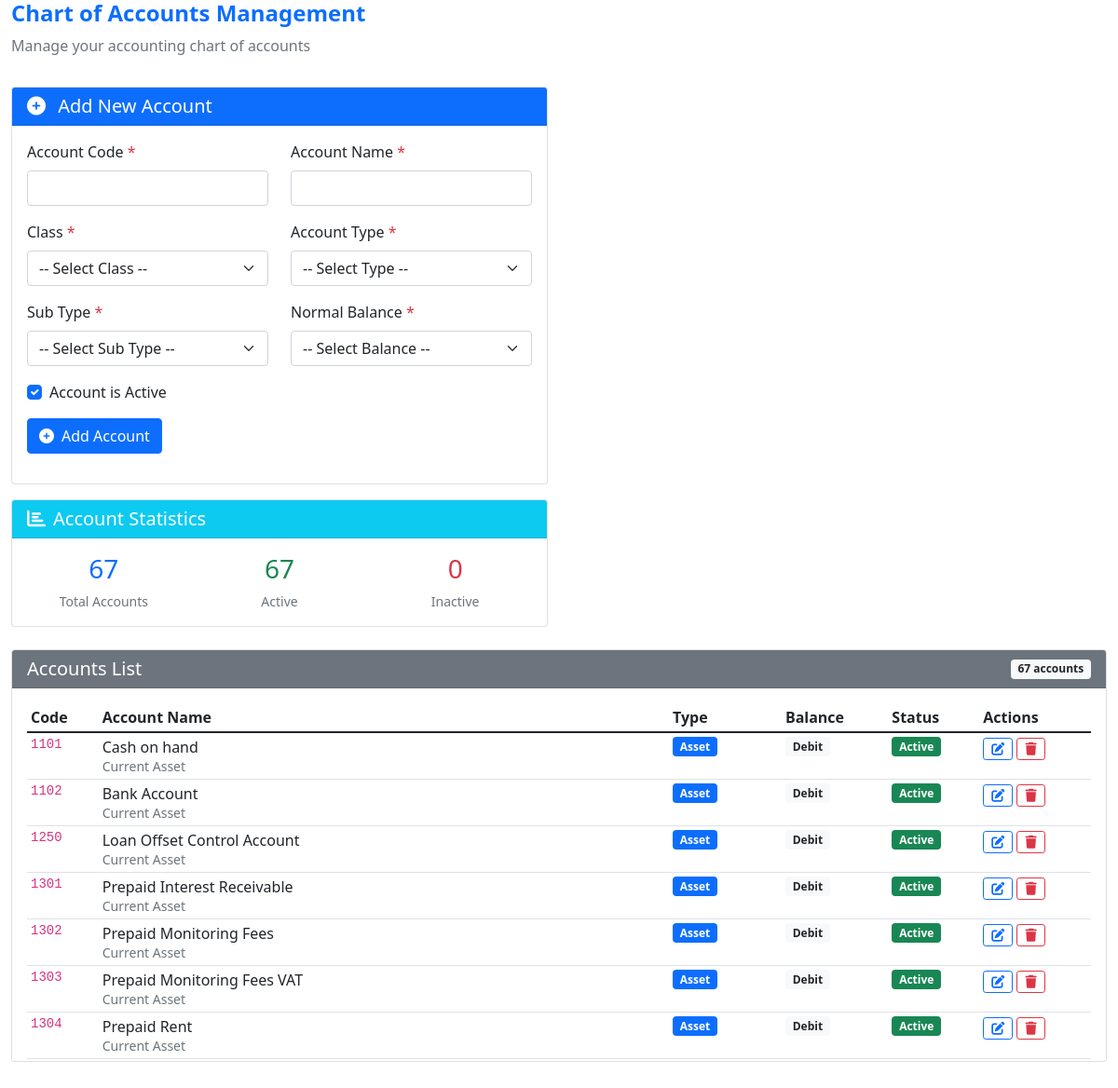
The page /app.cbfinance.rw/modules/chart_of_accounts.php on the database its author committed.
### tables this page shows
CREATE TABLE `chart_of_accounts` (
  `account_id` int(11) NOT NULL,
  `class` varchar(50) NOT NULL,
  `account_code` varchar(10) NOT NULL,
  `account_name` varchar(255) NOT NULL,
  `account_type` varchar(50) DEFAULT NULL,
  `sub_type` varchar(50) DEFAULT NULL,
  `normal_balance` varchar(10) DEFAULT NULL,
  `is_active` tinyint(4) DEFAULT '1',
  `created_at` timestamp NOT NULL DEFAULT CURRENT_TIMESTAMP,
  `updated_at` timestamp NOT NULL DEFAULT CURRENT_TIMESTAMP ON UPDATE CURRENT_TIMESTAMP
);

### app.cbfinance.rw/modules/chart_of_accounts.php (the view, shortened to what this page needs)
<?php
$conn = getConnection();
$conn->set_charset("utf8mb4");
$accounts_query = "
    SELECT * FROM chart_of_accounts
    ORDER BY
        CASE class
            WHEN 'Balance Sheet' THEN 1
            WHEN 'Income Statement' THEN 2
            ELSE 3
        END,
        account_code ASC
";
$accounts_result = $conn->query($accounts_query);
$stats_query = "
    SELECT
        COUNT(*) as total,
        SUM(CASE WHEN is_active = 1 THEN 1 ELSE 0 END) as active,
        SUM(CASE WHEN is_active = 0 THEN 1 ELSE 0 END) as inactive
    FROM chart_of_accounts
";
$stats_result = $conn->query($stats_query);
$stats = $stats_result->fetch_assoc();
?>
<div class="container-fluid">
<!DOCTYPE html>
<html lang="en">
<head>
    <link href="https://cdn.jsdelivr.net/npm/bootstrap@5.1.3/dist/css/bootstrap.min.css" rel="stylesheet">
    <link rel="stylesheet" href="https://cdn.jsdelivr.net/npm/bootstrap-icons@1.8.1/font/bootstrap-icons.css">
    <link rel="stylesheet" href="https://cdnjs.cloudflare.com/ajax/libs/font-awesome/6.0.0/css/all.min.css">
</head>
<body>
    <div class="row mb-3">
        <div class="col-12">
            <h2 class="h4 fw-bold text-primary">Chart of Accounts Management</h2>
            <p class="text-muted">Manage your accounting chart of accounts</p>
        </div>
    </div>
    <div class="row">
        <div class="col-md-6 mb-4">
            <div class="card">
                <div class="card-header bg-primary text-white">
                    <h5 class="mb-0">
                        <i class="fas fa-plus-circle me-2"></i>
                        Add New Account
                    </h5>
                </div>
                <div class="card-body">
                    <form method="POST" id="accountForm">
                        <div class="row">
                            <div class="col-md-6 mb-3">
                                <label class="form-label">Account Code <span class="text-danger">*</span></label>
                                <input type="text" name="account_code" class="form-control"
                                    value="<?php echo isset($_POST['account_code']) ? htmlspecialchars($_POST['account_code']) : ''; ?>"
                                    pattern="[0-9]{1,6}" title="1-6 digit numeric code" required>
                            </div>
                            <div class="col-md-6 mb-3">
                                <label class="form-label">Account Name <span class="text-danger">*</span></label>
                                <input type="text" name="account_name" class="form-control"
                                    value="<?php echo isset($_POST['account_name']) ? htmlspecialchars($_POST['account_name']) : ''; ?>"
                                    required>
                            </div>
                        </div>
                        <div class="row">
                            <div class="col-md-6 mb-3">
                                <label class="form-label">Class <span class="text-danger">*</span></label>
                                <select name="class" class="form-select" required id="classSelect">
                                    <option value="">-- Select Class --</option>
                                </select>
                            </div>
                            <div class="col-md-6 mb-3">
                                <label class="form-label">Account Type <span class="text-danger">*</span></label>
                                <select name="account_type" class="form-select" required id="accountTypeSelect">
                                    <option value="">-- Select Type --</option>
                                </select>
                            </div>
                        </div>
                        <div class="row">
                            <div class="col-md-6 mb-3">
                                <label class="form-label">Sub Type <span class="text-danger">*</span></label>
                                <select name="sub_type" class="form-select" required id="subTypeSelect">
                                    <option value="">-- Select Sub Type --</option>
                                </select>
                            </div>
                            <div class="col-md-6 mb-3">
                                <label class="form-label">Normal Balance <span class="text-danger">*</span></label>
                                <select name="normal_balance" class="form-select" required id="normalBalanceSelect">
                                    <option value="">-- Select Balance --</option>
                                </select>
                            </div>
                        </div>
                        <div class="mb-3">
                            <div class="form-check">
                                <input type="checkbox" name="is_active" class="form-check-input" id="isActive" checked>
                                <label class="form-check-label" for="isActive">
                                    Account is Active
                                </label>
                            </div>
                        </div>
                        <button type="submit" name="add_account" class="btn btn-primary">
                            <i class="fas fa-plus-circle me-2"></i>Add Account
                        </button>
                    </form>
                </div>
            </div>
            <div class="card mt-3">
                <div class="card-header bg-info text-white">
                    <h5 class="mb-0"><i class="fas fa-chart-bar me-2"></i>Account Statistics</h5>
                </div>
                <div class="card-body">
                    <div class="row text-center">
                        <div class="col-4">
                            <h3 class="text-primary"><?php echo $stats['total']; ?></h3>
                            <small class="text-muted">Total Accounts</small>
                        </div>
                        <div class="col-4">
                            <h3 class="text-success"><?php echo $stats['active']; ?></h3>
                            <small class="text-muted">Active</small>
                        </div>
                        <div class="col-4">
                            <h3 class="text-danger"><?php echo $stats['inactive']; ?></h3>
                            <small class="text-muted">Inactive</small>
                        </div>
                    </div>
                </div>
            </div>
        </div>
        <div class="col-md-1/2 mb-4">
            <div class="card mb-4">
                <div class="card-header bg-secondary text-white">
                    <div class="d-flex justify-content-between align-items-center">
                        <h5 class="mb-0">Accounts List</h5>
                        <span class="badge bg-light text-dark"><?php echo $accounts_result->num_rows; ?> accounts</span>
                    </div>
                </div>
                <div class="card-body" style="max-height: 400px; overflow-y: auto;">
                    <?php if ($accounts_result && $accounts_result->num_rows > 0): ?>
                        <table class="table table-sm table-hover">
                            <thead>
                                <tr>
                                    <th>Code</th>
                                    <th>Account Name</th>
                                    <th>Type</th>
                                    <th>Balance</th>
                                    <th>Status</th>
                                    <th>Actions</th>
                                </tr>
                            </thead>
                            <tbody>
                                <?php while($account = $accounts_result->fetch_assoc()): ?>
                                <tr>
                                    <td><code><?php echo htmlspecialchars($account['account_code']); ?></code></td>
                                    <td>
                                        <div><?php echo htmlspecialchars($account['account_name']); ?></div>
                                        <small class="text-muted"><?php echo htmlspecialchars($account['sub_type']); ?></small>
                                    </td>
                                    <td>
                                        <span class="badge bg-<?php
                                            echo $account['account_type'] == 'Asset' ? 'primary' :
                                                  ($account['account_type'] == 'Liability' ? 'warning' :
                                                  ($account['account_type'] == 'Equity' ? 'info' :
                                                  ($account['account_type'] == 'Revenue' ? 'success' : 'danger')));
                                        ?>">
                                            <?php echo htmlspecialchars($account['account_type']); ?>
                                        </span>
                                    </td>
                                    <td>
                                        <span class="badge bg-light text-dark">
                                            <?php echo htmlspecialchars($account['normal_balance']); ?>
                                        </span>
                                    </td>
                                    <td>
                                        <?php if ($account['is_active'] == 1): ?>
                                            <span class="badge bg-success">Active</span>
                                        <?php else: ?>
                                            <span class="badge bg-danger">Inactive</span>
                                        <?php endif; ?>
                                    </td>
                                    <td>
                                        <a href="?page=edit_chart_of_account&id=<?php echo $account['account_id']; ?>"
                                           class="btn btn-sm btn-outline-primary" title="Edit">
                                           <i class="fas fa-edit"></i>
                                        </a>
                                        <a href="?page=chart_of_accounts&delete=<?php echo $account['account_id']; ?>"
                                           class="btn btn-sm btn-outline-danger"
                                           title="Delete"
                                           onclick="return confirm('Are you sure you want to delete account <?php echo htmlspecialchars($account['account_code']); ?>? This action cannot be undone.');">
                                           <i class="fas fa-trash"></i>
                                        </a>
                                    </td>
                                </tr>
                                <?php endwhile; ?>
                            </tbody>
                        </table>
                    <?php else: ?>
                        <p class="text-muted text-center py-4">No accounts found. Add your first account.</p>
                    <?php endif; ?>
                </div>
            </div>
        </div>
    </div>
</div>
</body>
</html>

### rows shown on the page
chart_of_accounts: account_code "1101", account_name "Cash on hand", sub_type "Current Asset", account_type "Asset", normal_balance "Debit", is_active "Active"
chart_of_accounts: account_code "1102", account_name "Bank Account", sub_type "Current Asset", account_type "Asset", normal_balance "Debit", is_active "Active"
chart_of_accounts: account_code "1250", account_name "Loan Offset Control Account", sub_type "Current Asset", account_type "Asset", normal_balance "Debit", is_active "Active"
chart_of_accounts: account_code "1301", account_name "Prepaid Interest Receivable", sub_type "Current Asset", account_type "Asset", normal_balance "Debit", is_active "Active"
chart_of_accounts: account_code "1302", account_name "Prepaid Monitoring Fees", sub_type "Current Asset", account_type "Asset", normal_balance "Debit", is_active "Active"
chart_of_accounts: account_code "1303", account_name "Prepaid Monitoring Fees VAT", sub_type "Current Asset", account_type "Asset", normal_balance "Debit", is_active "Active"
chart_of_accounts: account_code "1304", account_name "Prepaid Rent", sub_type "Current Asset", account_type "Asset", normal_balance "Debit", is_active "Active"

### other values the page prints
$stats['total'] "67"
$stats['active'] "67"
$stats['inactive'] "0"
$accounts_result->num_rows "67"
